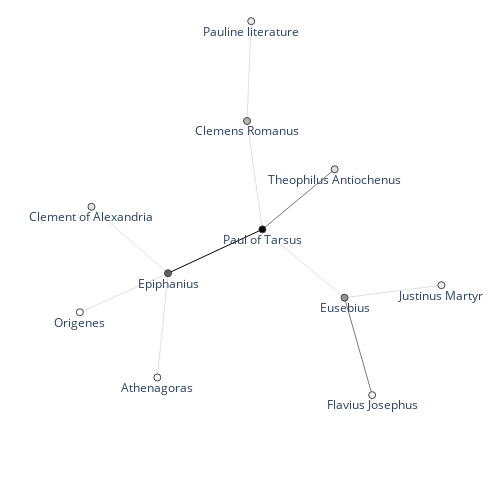

Notebook source saved alongside this figure:
### Code cell
fig = textnet.draw_2d_network(G_paul)
fig.show()

### Figure 1 — Plotly figure (JSON) as saved in the notebook; plotly's stock layout.template omitted (floating-point values rounded to 4 significant figures)
{"data": [{"line": {"color": "#000000", "width": 1}, "mode": "lines", "type": "scatter", "x": [0.05934, -0.3928, null], "y": [0.06744, -0.129, null]}, {"line": {"color": "#404040", "width": 0.7}, "mode": "lines", "type": "scatter", "x": [0.05934, 0.4057, null, 0.4529, 0.5854, null], "y": [0.06744, 0.3364, null, -0.2386, -0.675, null]}, {"line": {"color": "#C0C0C0", "width": 0.5}, "mode": "lines", "type": "scatter", "x": [0.05934, -0.01442, null, 0.05934, 0.4529, null, -0.01442, 0.005693, null, 0.4529, 0.9172, null, -0.3928, -0.444, null, -0.3928, -0.8154, null, -0.3928, -0.7595, null], "y": [0.06744, 0.5528, null, 0.06744, -0.2386, null, 0.5528, 1, null, -0.2386, -0.1827, null, -0.129, -0.596, null, -0.129, -0.3038, null, -0.129, 0.1685, null]}, {"hoverinfo": "text", "hovertext": ["4", "2", "1", "3", "4", "1", "1", "1", "1", "1", "1"], "marker": {"color": [73, 34, 22, 41, 53, 18, 21, 8, 16, 15, 11], "colorbar": {"thickness": 15, "title": {"side": "right", "text": "degree"}, "xanchor": "left"}, "colorscale": [[0, "rgb(255,255,255)"], [0.125, "rgb(240,240,240)"], [0.25, "rgb(217,217,217)"], [0.375, "rgb(189,189,189)"], [0.5, "rgb(150,150,150)"], [0.625, "rgb(115,115,115)"], [0.75, "rgb(82,82,82)"], [0.875, "rgb(37,37,37)"], [1, "rgb(0,0,0)"]], "line": {"width": 1}, "showscale": false, "size": 7}, "mode": "markers+text", "text": ["Paul of Tarsus", "Clemens Romanus", "Theophilus Antiochenus", "Eusebius", "Epiphanius", "Pauline literature", "Clement of Alexandria", "Origenes", "Flavius Josephus", "Justinus Martyr", "Athenagoras"], "textposition": "bottom center", "type": "scatter", "x": [0.05934, -0.01442, 0.4057, 0.4529, -0.3928, 0.005693, -0.7595, -0.8154, 0.5854, 0.9172, -0.444], "y": [0.06744, 0.5528, 0.3364, -0.2386, -0.129, 1, 0.1685, -0.3038, -0.675, -0.1827, -0.596]}, {"hoverinfo": "text", "marker": {"opacity": 0}, "mode": "markers", "opacity": 0, "text": ["2", "3", "2", "4", "2", "2", "3", "2", "2", "2"], "type": "scatter", "x": [0.02246, 0.2325, 0.2561, -0.1667, -0.004366, 0.685, 0.5191, -0.4184, -0.6041, -0.5762], "y": [0.3101, 0.2019, -0.08558, -0.03078, 0.7764, -0.2106, -0.4568, -0.3625, -0.2164, 0.01972]}], "layout": {"autosize": false, "height": 500, "hovermode": "closest", "margin": {"b": 10, "l": 10, "r": 10, "t": 10}, "plot_bgcolor": "rgba(0,0,0,0)", "showlegend": false, "title": {"font": {"size": 16}}, "width": 500, "xaxis": {"range": [-1.15, 1.15], "showgrid": false, "showticklabels": false, "zeroline": false}, "yaxis": {"range": [-1.1, 1.05], "showgrid": false, "showticklabels": false, "zeroline": false}}}
